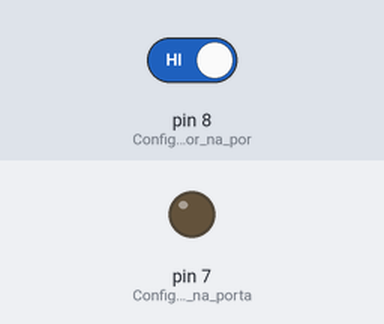
Bench run of a sketch on a simulated Arduino Uno, built with avr-gcc and run on an emulated ATmega328P. Shown: output pins drawn as LEDs (lit = HIGH). Inputs (shaded band) come from the test bench; at power-on: pin 8 (Configura_o_sensor_na_por) HIGH.

Above: at 1.2 s.
1.3 s: pin 8 (Configura_o_sensor_na_por) driven LOW
At 1.6 s:
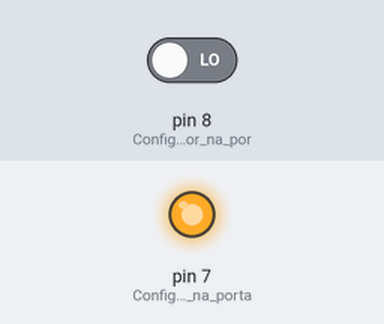
2.8 s: pin 8 (Configura_o_sensor_na_por) driven HIGH
At 3.9 s:
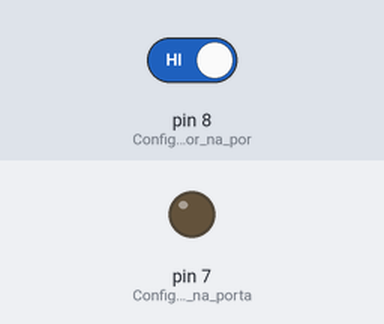
Timing chart, 0 to 5.8 s (numbered marks = the images above; inputs shaded):
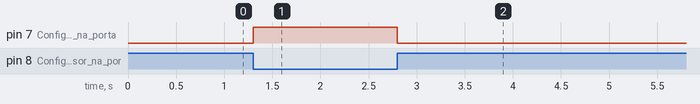

Measured:
- after the input at 1.3 s, pin 7 (Configura_o_LED_na_porta): LOW → HIGH at once
- after the input at 2.8 s, pin 7 (Configura_o_LED_na_porta): HIGH → LOW at once

The sketch:

acendeLEDcSENSOR.ino
```cpp
void setup() {
pinMode(8, INPUT); //Configura o sensor na porta 8 como pino de ENTRADA
pinMode(7, OUTPUT); //Configura o LED na porta 7 como pino de SAIDA
}

void loop() {
int s1 = digitalRead(8); //declarando var para o Sensor Digital
if (s1==0){ //SE o sensor digital receber 0
  digitalWrite(7,HIGH); //o LED acende
}else{ //SE NÃO
  digitalWrite(7, LOW); //o LED apaga
}
}
```
